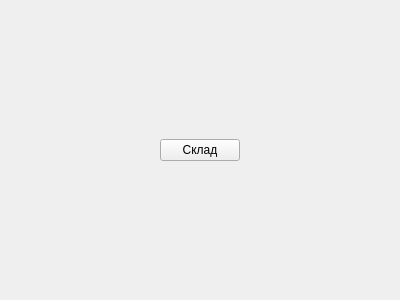
<?xml version="1.0" encoding="UTF-8"?>
<ui version="4.0">
 <class>MainMenuForma</class>
 <widget class="QWidget" name="MainMenuForma">
  <property name="geometry">
   <rect>
    <x>0</x>
    <y>0</y>
    <width>400</width>
    <height>300</height>
   </rect>
  </property>
  <property name="windowTitle">
   <string>Form</string>
  </property>
  <layout class="QGridLayout" name="gridLayout">
   <item row="0" column="0">
    <spacer name="horizontalSpacer">
     <property name="orientation">
      <enum>Qt::Horizontal</enum>
     </property>
     <property name="sizeHint" stdset="0">
      <size>
       <width>40</width>
       <height>20</height>
      </size>
     </property>
    </spacer>
   </item>
   <item row="0" column="1">
    <widget class="QPushButton" name="pushButtonStock">
     <property name="text">
      <string>Склад</string>
     </property>
    </widget>
   </item>
   <item row="0" column="2">
    <spacer name="horizontalSpacer_2">
     <property name="orientation">
      <enum>Qt::Horizontal</enum>
     </property>
     <property name="sizeHint" stdset="0">
      <size>
       <width>40</width>
       <height>20</height>
      </size>
     </property>
    </spacer>
   </item>
  </layout>
 </widget>
 <resources/>
 <connections/>
</ui>
